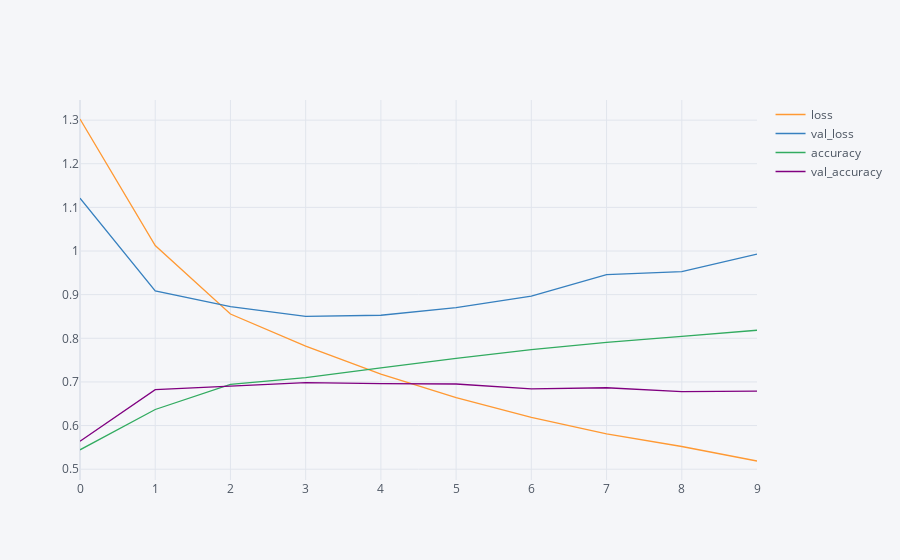

The code cell stored with this chart in its notebook:
### Code cell
results.iplot()

### Figure 1 — Plotly figure (JSON) as saved in the notebook; plotly's stock layout.template omitted (floating-point values rounded to 4 significant figures)
{"data": [{"line": {"color": "rgba(255, 153, 51, 1.0)", "dash": "solid", "shape": "linear", "width": 1.3}, "mode": "lines", "name": "loss", "text": "", "type": "scatter", "x": [0, 1, 2, 3, 4, 5, 6, 7, 8, 9], "y": [1.303, 1.012, 0.8556, 0.7823, 0.7179, 0.664, 0.6189, 0.581, 0.552, 0.5188]}, {"line": {"color": "rgba(55, 128, 191, 1.0)", "dash": "solid", "shape": "linear", "width": 1.3}, "mode": "lines", "name": "val_loss", "text": "", "type": "scatter", "x": [0, 1, 2, 3, 4, 5, 6, 7, 8, 9], "y": [1.121, 0.9085, 0.8728, 0.8503, 0.8528, 0.8702, 0.8966, 0.9458, 0.9529, 0.9931]}, {"line": {"color": "rgba(50, 171, 96, 1.0)", "dash": "solid", "shape": "linear", "width": 1.3}, "mode": "lines", "name": "accuracy", "text": "", "type": "scatter", "x": [0, 1, 2, 3, 4, 5, 6, 7, 8, 9], "y": [0.5443, 0.6369, 0.6942, 0.7099, 0.732, 0.7541, 0.774, 0.7907, 0.8042, 0.8185]}, {"line": {"color": "rgba(128, 0, 128, 1.0)", "dash": "solid", "shape": "linear", "width": 1.3}, "mode": "lines", "name": "val_accuracy", "text": "", "type": "scatter", "x": [0, 1, 2, 3, 4, 5, 6, 7, 8, 9], "y": [0.5641, 0.6823, 0.6902, 0.6983, 0.6963, 0.6953, 0.6843, 0.6866, 0.6777, 0.6791]}], "layout": {"legend": {"bgcolor": "#F5F6F9", "font": {"color": "#4D5663"}}, "paper_bgcolor": "#F5F6F9", "plot_bgcolor": "#F5F6F9", "title": {"font": {"color": "#4D5663"}}, "xaxis": {"gridcolor": "#E1E5ED", "showgrid": true, "tickfont": {"color": "#4D5663"}, "title": {"font": {"color": "#4D5663"}, "text": ""}, "zerolinecolor": "#E1E5ED"}, "yaxis": {"gridcolor": "#E1E5ED", "showgrid": true, "tickfont": {"color": "#4D5663"}, "title": {"font": {"color": "#4D5663"}, "text": ""}, "zerolinecolor": "#E1E5ED"}}}
